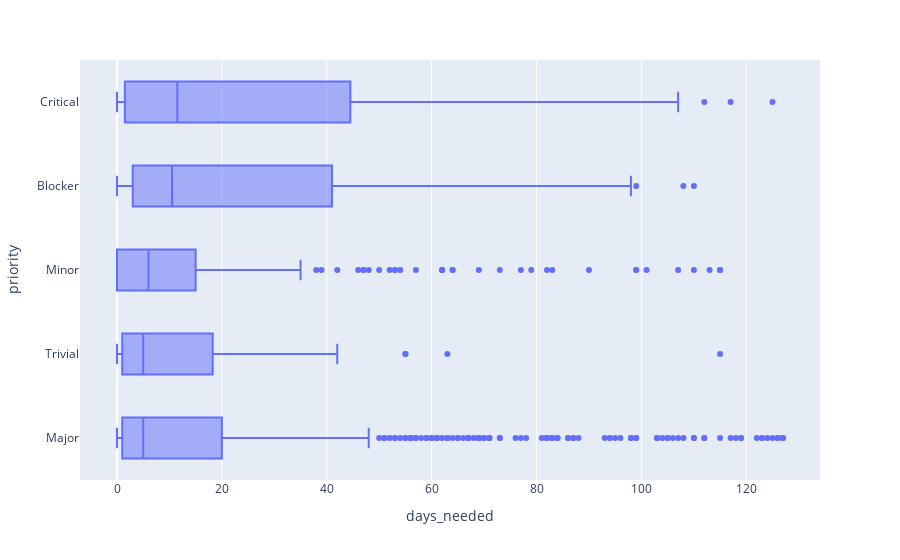

This figure's notebook cell:
### Code cell
test = df[['days_needed', 'priority']]
fig = px.box(test, x='days_needed', y="priority", orientation='h')
fig.show()

### Figure 1 — Plotly figure (JSON) as saved in the notebook; plotly's stock layout.template omitted (floating-point values rounded to 4 significant figures; data arrays with more than 128 entries replaced by an {"elided": "..."} marker saying what was removed)
{"data": [{"alignmentgroup": "True", "hovertemplate": "days_needed=%{x}<br>priority=%{y}<extra></extra>", "legendgroup": "", "marker": {"color": "#636efa"}, "name": "", "notched": false, "offsetgroup": "", "orientation": "h", "showlegend": false, "type": "box", "x": {"elided": "1310 int values"}, "x0": " ", "xaxis": "x", "y": {"elided": "1310 str values"}, "y0": " ", "yaxis": "y"}], "layout": {"boxmode": "group", "legend": {"tracegroupgap": 0}, "margin": {"t": 60}, "xaxis": {"anchor": "y", "domain": [0, 1], "title": {"text": "days_needed"}}, "yaxis": {"anchor": "x", "domain": [0, 1], "title": {"text": "priority"}}}}
